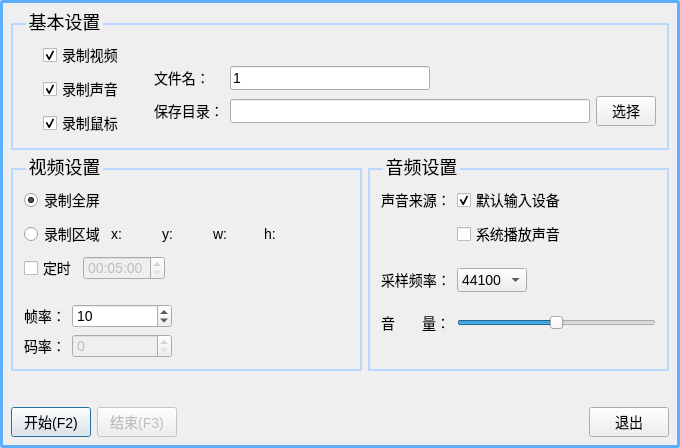
<?xml version="1.0" encoding="UTF-8"?>
<ui version="4.0">
 <class>MainDlg</class>
 <widget class="QDialog" name="MainDlg">
  <property name="geometry">
   <rect>
    <x>0</x>
    <y>0</y>
    <width>678</width>
    <height>448</height>
   </rect>
  </property>
  <property name="windowTitle">
   <string>屏幕录制工具</string>
  </property>
  <property name="styleSheet">
   <string notr="true">* {
	font-family: &quot;微软雅黑&quot; ;
	font-size: 14px ;
}

QDialog {
    border-style:solid;
    /*border-color:rgba(75,135,235,100);*/
    border-color: rgb(95,175,255,255);
    border-width:3px;
    padding:3px;
    border-radius:3px;
}

QGroupBox {
	font-size: 18px ;
    border-width: 2px;
    border-style: solid;
    border-color: rgba(185, 215, 255,255);
    border-radius: 0px;
    margin-top: 12px;
    padding-top:5px;
}

QGroupBox::title {
    subcontrol-origin: margin;
    subcontrol-position: left top;
    padding-left:0px;
    padding-right:0px;
    left:15px;
}</string>
  </property>
  <layout class="QVBoxLayout" name="verticalLayout_6">
   <item>
    <widget class="QGroupBox" name="gboxBaseSet">
     <property name="title">
      <string>基本设置</string>
     </property>
     <layout class="QHBoxLayout" name="horizontalLayout">
      <property name="spacing">
       <number>30</number>
      </property>
      <property name="leftMargin">
       <number>30</number>
      </property>
      <item>
       <layout class="QVBoxLayout" name="verticalLayout_2">
        <item>
         <widget class="QCheckBox" name="cBoxRecordVideo">
          <property name="text">
           <string>录制视频</string>
          </property>
          <property name="checked">
           <bool>true</bool>
          </property>
         </widget>
        </item>
        <item>
         <widget class="QCheckBox" name="cBoxRecordAudio">
          <property name="text">
           <string>录制声音</string>
          </property>
          <property name="checked">
           <bool>true</bool>
          </property>
         </widget>
        </item>
        <item>
         <widget class="QCheckBox" name="cBoxRecordCursor">
          <property name="text">
           <string>录制鼠标</string>
          </property>
          <property name="checked">
           <bool>true</bool>
          </property>
         </widget>
        </item>
       </layout>
      </item>
      <item>
       <layout class="QVBoxLayout" name="verticalLayout">
        <item>
         <spacer name="verticalSpacer">
          <property name="orientation">
           <enum>Qt::Vertical</enum>
          </property>
          <property name="sizeType">
           <enum>QSizePolicy::Minimum</enum>
          </property>
          <property name="sizeHint" stdset="0">
           <size>
            <width>20</width>
            <height>14</height>
           </size>
          </property>
         </spacer>
        </item>
        <item>
         <layout class="QGridLayout" name="gridLayout">
          <item row="0" column="0">
           <widget class="QLabel" name="labelFileName">
            <property name="text">
             <string>文件名：</string>
            </property>
           </widget>
          </item>
          <item row="0" column="1">
           <widget class="QLineEdit" name="lineEditSaveFile">
            <property name="minimumSize">
             <size>
              <width>200</width>
              <height>0</height>
             </size>
            </property>
            <property name="maximumSize">
             <size>
              <width>200</width>
              <height>16777215</height>
             </size>
            </property>
            <property name="text">
             <string>1</string>
            </property>
           </widget>
          </item>
          <item row="0" column="2">
           <spacer name="horizontalSpacer">
            <property name="orientation">
             <enum>Qt::Horizontal</enum>
            </property>
            <property name="sizeHint" stdset="0">
             <size>
              <width>40</width>
              <height>20</height>
             </size>
            </property>
           </spacer>
          </item>
          <item row="1" column="0">
           <widget class="QLabel" name="labelDir">
            <property name="text">
             <string>保存目录：</string>
            </property>
           </widget>
          </item>
          <item row="1" column="1">
           <widget class="QLineEdit" name="lineEditSaveDir">
            <property name="minimumSize">
             <size>
              <width>360</width>
              <height>0</height>
             </size>
            </property>
            <property name="maximumSize">
             <size>
              <width>360</width>
              <height>16777215</height>
             </size>
            </property>
           </widget>
          </item>
          <item row="1" column="2">
           <widget class="QPushButton" name="btnSelectSaveDir">
            <property name="maximumSize">
             <size>
              <width>60</width>
              <height>16777215</height>
             </size>
            </property>
            <property name="focusPolicy">
             <enum>Qt::NoFocus</enum>
            </property>
            <property name="text">
             <string>选择</string>
            </property>
           </widget>
          </item>
         </layout>
        </item>
       </layout>
      </item>
     </layout>
    </widget>
   </item>
   <item>
    <layout class="QHBoxLayout" name="horizontalLayout_7">
     <item>
      <widget class="QGroupBox" name="gboxVideoSet">
       <property name="title">
        <string>视频设置</string>
       </property>
       <layout class="QVBoxLayout" name="verticalLayout_4">
        <item>
         <layout class="QHBoxLayout" name="horizontalLayout_5">
          <item>
           <layout class="QVBoxLayout" name="verticalLayout_3">
            <item>
             <layout class="QHBoxLayout" name="horizontalLayout_3">
              <item>
               <widget class="QRadioButton" name="rbtnFullScreen">
                <property name="text">
                 <string>录制全屏</string>
                </property>
                <property name="checked">
                 <bool>true</bool>
                </property>
               </widget>
              </item>
              <item>
               <spacer name="horizontalSpacer_12">
                <property name="orientation">
                 <enum>Qt::Horizontal</enum>
                </property>
                <property name="sizeHint" stdset="0">
                 <size>
                  <width>40</width>
                  <height>20</height>
                 </size>
                </property>
               </spacer>
              </item>
             </layout>
            </item>
            <item>
             <layout class="QHBoxLayout" name="horizontalLayout_2">
              <item>
               <widget class="QRadioButton" name="rbtnEreaSelect">
                <property name="text">
                 <string>录制区域</string>
                </property>
               </widget>
              </item>
              <item>
               <widget class="QLabel" name="labelX">
                <property name="minimumSize">
                 <size>
                  <width>45</width>
                  <height>0</height>
                 </size>
                </property>
                <property name="text">
                 <string>x:</string>
                </property>
               </widget>
              </item>
              <item>
               <widget class="QLabel" name="labelY">
                <property name="minimumSize">
                 <size>
                  <width>45</width>
                  <height>0</height>
                 </size>
                </property>
                <property name="text">
                 <string>y:</string>
                </property>
               </widget>
              </item>
              <item>
               <widget class="QLabel" name="labelW">
                <property name="minimumSize">
                 <size>
                  <width>45</width>
                  <height>0</height>
                 </size>
                </property>
                <property name="text">
                 <string>w:</string>
                </property>
               </widget>
              </item>
              <item>
               <widget class="QLabel" name="labelH">
                <property name="minimumSize">
                 <size>
                  <width>45</width>
                  <height>0</height>
                 </size>
                </property>
                <property name="text">
                 <string>h:</string>
                </property>
               </widget>
              </item>
             </layout>
            </item>
            <item>
             <layout class="QHBoxLayout" name="horizontalLayout_4">
              <item>
               <widget class="QCheckBox" name="checkBoxTimeRecord">
                <property name="text">
                 <string>定时</string>
                </property>
               </widget>
              </item>
              <item>
               <widget class="QTimeEdit" name="timeEdit">
                <property name="enabled">
                 <bool>false</bool>
                </property>
                <property name="minimumTime">
                 <time>
                  <hour>0</hour>
                  <minute>1</minute>
                  <second>0</second>
                 </time>
                </property>
                <property name="displayFormat">
                 <string>HH:mm:ss</string>
                </property>
                <property name="time">
                 <time>
                  <hour>0</hour>
                  <minute>5</minute>
                  <second>0</second>
                 </time>
                </property>
               </widget>
              </item>
              <item>
               <spacer name="horizontalSpacer_2">
                <property name="orientation">
                 <enum>Qt::Horizontal</enum>
                </property>
                <property name="sizeHint" stdset="0">
                 <size>
                  <width>40</width>
                  <height>20</height>
                 </size>
                </property>
               </spacer>
              </item>
             </layout>
            </item>
           </layout>
          </item>
          <item>
           <spacer name="horizontalSpacer_3">
            <property name="orientation">
             <enum>Qt::Horizontal</enum>
            </property>
            <property name="sizeHint" stdset="0">
             <size>
              <width>40</width>
              <height>20</height>
             </size>
            </property>
           </spacer>
          </item>
         </layout>
        </item>
        <item>
         <spacer name="verticalSpacer_2">
          <property name="orientation">
           <enum>Qt::Vertical</enum>
          </property>
          <property name="sizeHint" stdset="0">
           <size>
            <width>20</width>
            <height>17</height>
           </size>
          </property>
         </spacer>
        </item>
        <item>
         <layout class="QHBoxLayout" name="horizontalLayout_6">
          <item>
           <layout class="QFormLayout" name="formLayout">
            <item row="0" column="0">
             <widget class="QLabel" name="label">
              <property name="text">
               <string>帧率：</string>
              </property>
             </widget>
            </item>
            <item row="0" column="1">
             <widget class="QSpinBox" name="spinBoxFPS">
              <property name="minimumSize">
               <size>
                <width>100</width>
                <height>0</height>
               </size>
              </property>
              <property name="minimum">
               <number>1</number>
              </property>
              <property name="maximum">
               <number>25</number>
              </property>
              <property name="value">
               <number>10</number>
              </property>
             </widget>
            </item>
            <item row="1" column="0">
             <widget class="QLabel" name="label_2">
              <property name="text">
               <string>码率：</string>
              </property>
             </widget>
            </item>
            <item row="1" column="1">
             <widget class="QSpinBox" name="spinBoxbiteRate">
              <property name="enabled">
               <bool>false</bool>
              </property>
              <property name="minimumSize">
               <size>
                <width>100</width>
                <height>0</height>
               </size>
              </property>
              <property name="maximum">
               <number>10000000</number>
              </property>
             </widget>
            </item>
           </layout>
          </item>
          <item>
           <spacer name="horizontalSpacer_5">
            <property name="orientation">
             <enum>Qt::Horizontal</enum>
            </property>
            <property name="sizeType">
             <enum>QSizePolicy::Expanding</enum>
            </property>
            <property name="sizeHint" stdset="0">
             <size>
              <width>80</width>
              <height>20</height>
             </size>
            </property>
           </spacer>
          </item>
         </layout>
        </item>
       </layout>
      </widget>
     </item>
     <item>
      <widget class="QGroupBox" name="gboxAudioSet">
       <property name="title">
        <string>音频设置</string>
       </property>
       <layout class="QVBoxLayout" name="verticalLayout_5">
        <property name="spacing">
         <number>20</number>
        </property>
        <item>
         <layout class="QFormLayout" name="formLayout_2">
          <item row="0" column="0">
           <widget class="QLabel" name="label_9">
            <property name="text">
             <string>声音来源：</string>
            </property>
           </widget>
          </item>
          <item row="0" column="1">
           <widget class="QCheckBox" name="checkBoxDefaultAudioDev">
            <property name="text">
             <string>默认输入设备</string>
            </property>
            <property name="checked">
             <bool>true</bool>
            </property>
           </widget>
          </item>
          <item row="1" column="0">
           <spacer name="horizontalSpacer_6">
            <property name="orientation">
             <enum>Qt::Horizontal</enum>
            </property>
            <property name="sizeHint" stdset="0">
             <size>
              <width>40</width>
              <height>20</height>
             </size>
            </property>
           </spacer>
          </item>
          <item row="1" column="1">
           <widget class="QCheckBox" name="checkBoxSystemAudio">
            <property name="text">
             <string>系统播放声音</string>
            </property>
           </widget>
          </item>
         </layout>
        </item>
        <item>
         <layout class="QHBoxLayout" name="horizontalLayout_9">
          <item>
           <widget class="QLabel" name="label_10">
            <property name="text">
             <string>采样频率：</string>
            </property>
           </widget>
          </item>
          <item>
           <widget class="QComboBox" name="cboxSampleRate">
            <item>
             <property name="text">
              <string>44100</string>
             </property>
            </item>
            <item>
             <property name="text">
              <string>22050</string>
             </property>
            </item>
           </widget>
          </item>
          <item>
           <spacer name="horizontalSpacer_7">
            <property name="orientation">
             <enum>Qt::Horizontal</enum>
            </property>
            <property name="sizeHint" stdset="0">
             <size>
              <width>40</width>
              <height>20</height>
             </size>
            </property>
           </spacer>
          </item>
         </layout>
        </item>
        <item>
         <layout class="QHBoxLayout" name="horizontalLayout_10">
          <item>
           <widget class="QLabel" name="label_11">
            <property name="minimumSize">
             <size>
              <width>70</width>
              <height>0</height>
             </size>
            </property>
            <property name="text">
             <string>音       量：</string>
            </property>
           </widget>
          </item>
          <item>
           <widget class="QSlider" name="sliderVolume">
            <property name="maximum">
             <number>100</number>
            </property>
            <property name="value">
             <number>50</number>
            </property>
            <property name="orientation">
             <enum>Qt::Horizontal</enum>
            </property>
           </widget>
          </item>
         </layout>
        </item>
        <item>
         <spacer name="verticalSpacer_3">
          <property name="orientation">
           <enum>Qt::Vertical</enum>
          </property>
          <property name="sizeHint" stdset="0">
           <size>
            <width>20</width>
            <height>13</height>
           </size>
          </property>
         </spacer>
        </item>
       </layout>
      </widget>
     </item>
    </layout>
   </item>
   <item>
    <spacer name="verticalSpacer_4">
     <property name="orientation">
      <enum>Qt::Vertical</enum>
     </property>
     <property name="sizeHint" stdset="0">
      <size>
       <width>20</width>
       <height>31</height>
      </size>
     </property>
    </spacer>
   </item>
   <item>
    <layout class="QHBoxLayout" name="horizontalLayout_11">
     <item>
      <widget class="QPushButton" name="btnStart">
       <property name="text">
        <string>开始(F2)</string>
       </property>
      </widget>
     </item>
     <item>
      <widget class="QPushButton" name="btnStop">
       <property name="enabled">
        <bool>false</bool>
       </property>
       <property name="text">
        <string>结束(F3)</string>
       </property>
      </widget>
     </item>
     <item>
      <spacer name="horizontalSpacer_11">
       <property name="orientation">
        <enum>Qt::Horizontal</enum>
       </property>
       <property name="sizeHint" stdset="0">
        <size>
         <width>40</width>
         <height>20</height>
        </size>
       </property>
      </spacer>
     </item>
     <item>
      <widget class="QPushButton" name="btnClose">
       <property name="text">
        <string>退出</string>
       </property>
      </widget>
     </item>
    </layout>
   </item>
  </layout>
 </widget>
 <layoutdefault spacing="6" margin="11"/>
 <resources/>
 <connections/>
</ui>
